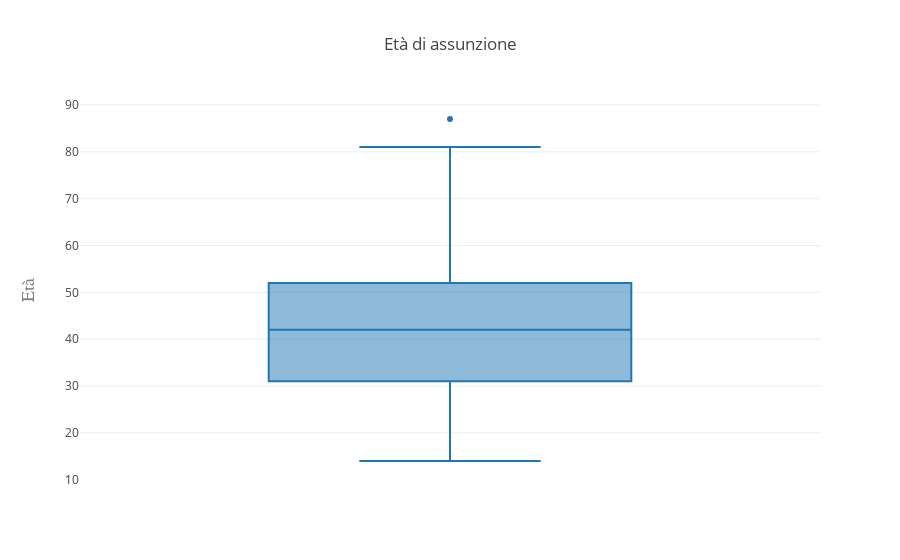

The code cell stored with this chart in its notebook:
### Markdown cell above
### Popolazione (2018) vs Decessi per Droga (2012-2017) 

Questo primo grafico è a titolo informativo, vogliamo osservare la distribuzione degli uomini e delle donne in Connecticut nel 2018 per avere un'idea della ripartizione dei due sessi. Possiamo comunque constatare che questi sono quasi equamente distribuiti con un leggero 1,21% di popolazione in più che appartiene al sesso femminile.

In questo istogramma si può notare che nel nostro dataset c'è un numero maggiore di morti di sesso maschile rispetto a quelli di sesso femminile. Ci fa dunque constatare che gli uomini tendono a drogarsi in modo eccessimo rispetto alle donne, proprio come ci aspettevamo.

### Code cell
new = df.dropna(subset=['Age'])

age = new['Age']

trace0 = go.Box(
    y=age,
    name=""
)

layout = go.Layout(
    title='Età di assunzione ',
    yaxis=dict(
        title='Età',
        titlefont=dict(
            family='Courier New, monospace',
            size=18,
            color='#7f7f7f'
        )
    )
)

data = [trace0]
fig = go.Figure(data=data, layout=layout)
py.iplot(fig, filename='stacked-bar')

### Figure 1 — Plotly figure (JSON) as saved in the notebook; plotly's stock layout.template omitted (floating-point values rounded to 4 significant figures; data arrays with more than 128 entries replaced by an {"elided": "..."} marker saying what was removed)
{"data": [{"name": "", "type": "box", "uid": "c3c4fdee-0784-11e9-8904-309c2316f643", "y": {"elided": "4080 int values"}}], "layout": {"title": "Età di assunzione ", "yaxis": {"title": "Età", "titlefont": {"color": "#7f7f7f", "family": "Courier New, monospace", "size": 18}}}}
